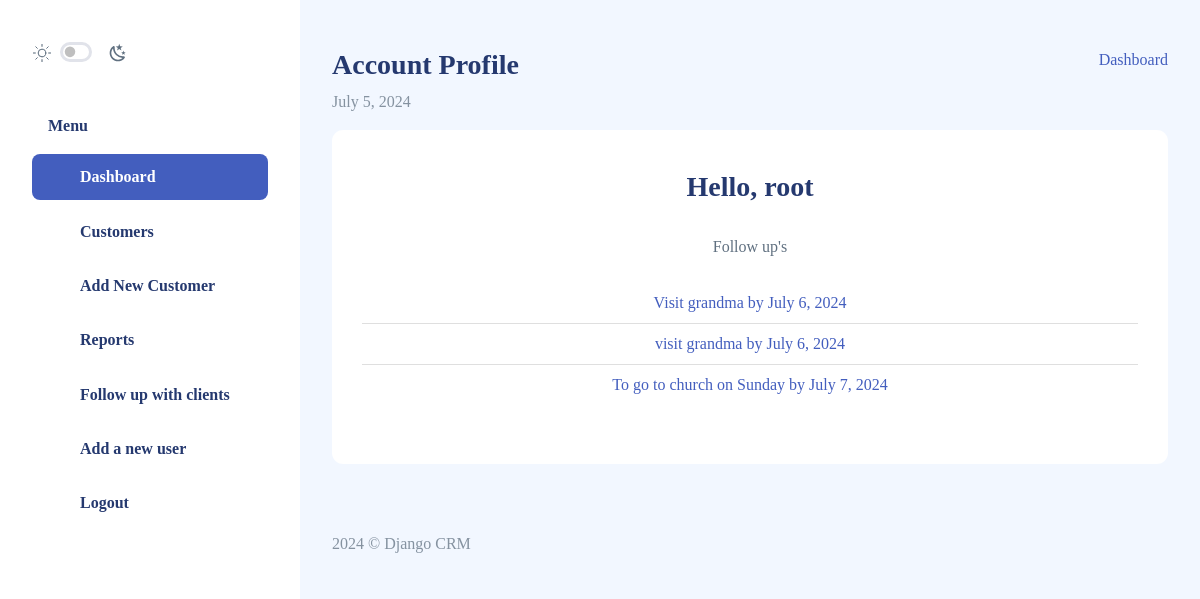
The app's page / (signed in) with its own data.
### crm/models.py (models this page shows, shortened)
class Todos(models.Model):
    user_id = models.IntegerField(null=True, blank=True)
    todos = models.TextField(max_length=1000, null=True, blank=True)
    due_date = models.DateField(null=True, blank=True)
    owner = models.ForeignKey(settings.AUTH_USER_MODEL, null=True, blank=True, on_delete=models.CASCADE)
    class Meta:
        verbose_name_plural = "Todos"

### crm/views.py (the view)
# urls.py: path('', views.index, name='index'),
def index(request):
    if request.user.is_authenticated:
        if request.user.is_superuser:
            todos = Todos.objects.all().order_by('due_date')
        else:
            todos = Todos.objects.filter(owner = request.user).order_by('due_date')
        interactions = Interaction.objects.filter(interaction_date__range=(past_date, current_date))
        return render(request, 'crm/index.html', {
            'todos': todos,
            'interactions': interactions,
            'current_date': current_date,
            })
    else:
        return redirect('login_user')

### crm/templates/crm/index.html (shortened to what this page needs)
{% extends 'crm/base.html' %}
{% load static %}
{% block content %}
<body>
{% include 'crm/sidebar.html' %}
<div class="page-heading">
    <div class="page-title">
        <div class="row">
            <div class="col-12 col-md-6 order-md-1 order-last">
                <h3>Account Profile</h3>
                <p class="text-subtitle text-muted">{{ current_date }}</p>
            </div>
            <div class="col-12 col-md-6 order-md-2 order-first">
                <nav aria-label="breadcrumb" class="breadcrumb-header float-start float-lg-end">
                    <ol class="breadcrumb">
                        <li class="breadcrumb-item"><a href="{% url 'index' %}">Dashboard</a></li>
                    </ol>
                </nav>
            </div>
        </div>
    </div>
    <section class="section">
        <div class="row">
            <div class="col-12">
                <div class="card">
                    <div class="card-body">
                        <div class="d-flex justify-content-center align-items-center flex-column">
                            <h3 class="mt-3">Hello, {{ user }}</h3>
                            <div class="container text-center">
                                <div class="card">
                                    <div class="card-header">
                                      Follow up's
                                    </div>
                                    <ul class="list-group list-group-flush">
                                        {% for t in todos %}
                                        <li class="list-group-item"><a href="{% url 'client_record' t.user_id %}">{{ t.todos }} by {{ t.due_date }}</a></li>
                                        {% endfor %}
                                    </ul>
                                  </div>
                            </div>
                        </div>
                    </div>
                </div>
            </div>
        </div>
    </section>
</div>
{% include 'crm/footer.html' %}
</body>
{% endblock content %}

### records on screen
Todos: todos "Visit grandma", due_date "July 6, 2024"
Todos: todos "visit grandma", due_date "July 6, 2024"
Todos: todos "To go to church on Sunday", due_date "July 7, 2024"

### other values on screen
{{ current_date }} "July 5, 2024"
{{ user }} "root"
